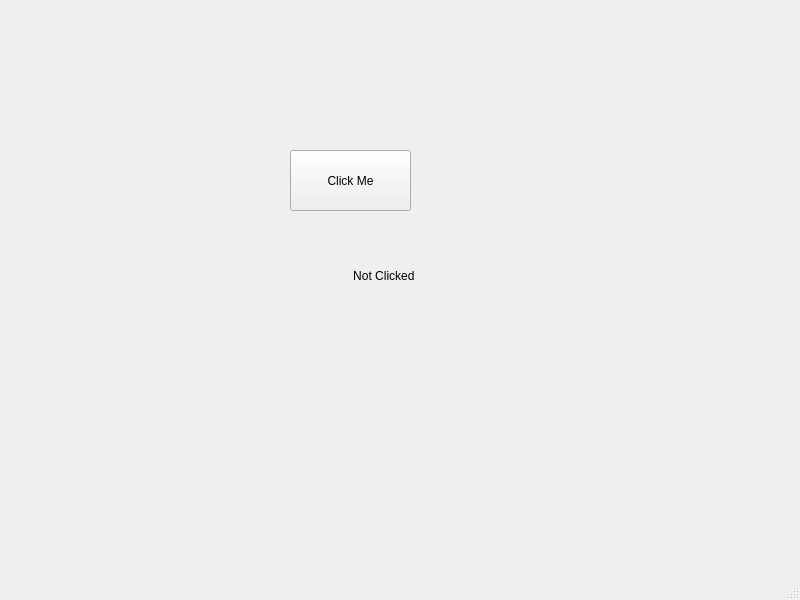
<?xml version="1.0" encoding="UTF-8"?>
<ui version="4.0">
 <class>MainWindow</class>
 <widget class="QMainWindow" name="MainWindow">
  <property name="geometry">
   <rect>
    <x>0</x>
    <y>0</y>
    <width>800</width>
    <height>600</height>
   </rect>
  </property>
  <property name="windowTitle">
   <string>MainWindow</string>
  </property>
  <widget class="QWidget" name="centralwidget">
   <widget class="QPushButton" name="pushButton">
    <property name="geometry">
     <rect>
      <x>290</x>
      <y>150</y>
      <width>121</width>
      <height>61</height>
     </rect>
    </property>
    <property name="text">
     <string>Click Me</string>
    </property>
   </widget>
   <widget class="QLabel" name="my_label">
    <property name="geometry">
     <rect>
      <x>290</x>
      <y>250</y>
      <width>161</width>
      <height>51</height>
     </rect>
    </property>
    <property name="text">
     <string>                   Not Clicked</string>
    </property>
   </widget>
  </widget>
  <widget class="QMenuBar" name="menubar">
   <property name="geometry">
    <rect>
     <x>0</x>
     <y>0</y>
     <width>800</width>
     <height>21</height>
    </rect>
   </property>
  </widget>
  <widget class="QStatusBar" name="statusbar"/>
 </widget>
 <resources/>
 <connections/>
</ui>
